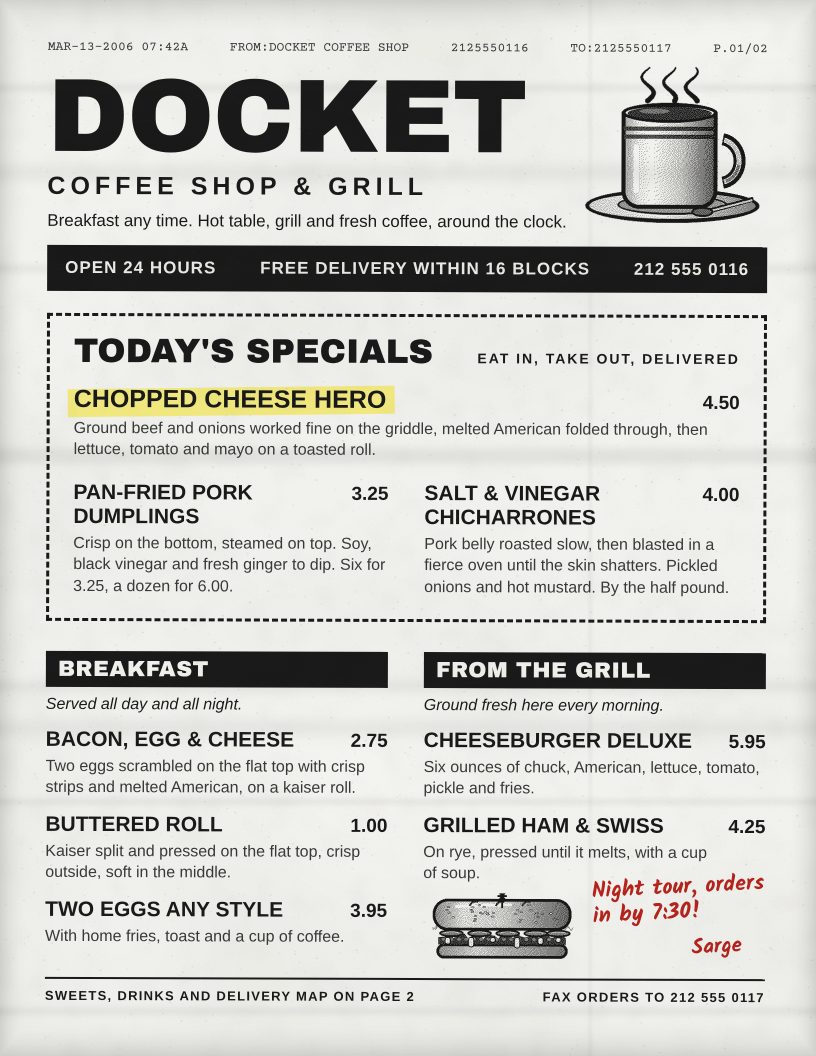
#> input picture wip/print/16-blocks/p1.png, 1632 x 2112 px, given in place of s1.jpg, which was not available (shown at 1/2 size)
$ python paint.py ../16-blocks
#> lines starting #> are read from the running program, lines starting #| are printed output that depends on the picture
"""Crops the two TMDB stills for the Wendover room service card and paints the soft paper wear.
Writes assets/still-park.jpg, assets/still-flight.jpg, assets/wear-front.png, assets/wear-back.png."""
import os, random, sys
from PIL import Image, ImageDraw, ImageFilter, ImageChops, ImageEnhance
D = os.path.dirname(os.path.abspath(__file__))
SRC = sys.argv[1]  # folder holding s1.jpg (park steps) and s2.jpg (jet cabin) from TMDB


def crop(src, box, size, out):
#> called with src = 's1.jpg', box = (0, 170, 3840, 1962), size = (1384, 646), out = 'still-park.jpg'
    im = Image.open(os.path.join(SRC, src)).convert('RGB').crop(box).resize(size, Image.LANCZOS)
    im = ImageEnhance.Brightness(im).enhance(1.04)
    im.save(os.path.join(D, 'assets', out), quality=90)


crop('s1.jpg', (0, 170, 3840, 1962), (1384, 646), 'still-park.jpg')       # shown 692x323
crop('s2.jpg', (40, 20, 1280, 720), (636, 359), 'still-flight.jpg')        # shown 318x179
#> call 2 of crop, with src = 's2.jpg', box = (40, 20, 1280, 720), size = (636, 359), out = 'still-flight.jpg'
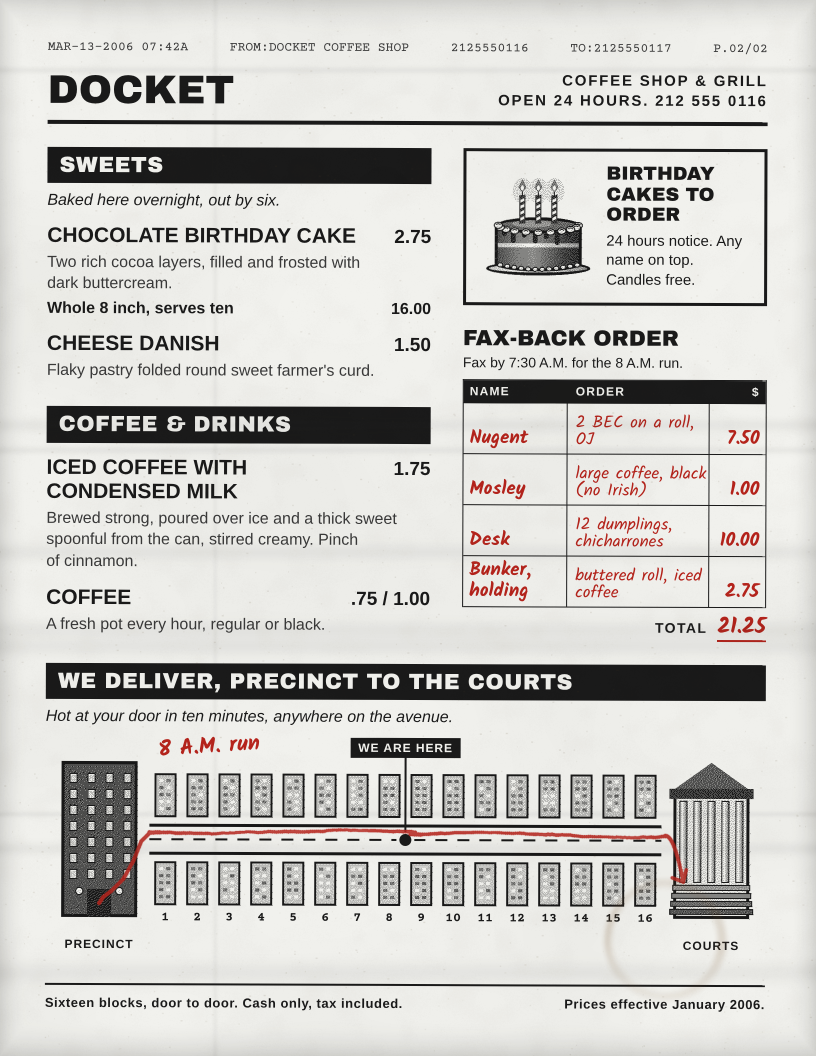
#> input picture wip/print/16-blocks/p2.png, 1632 x 2112 px, given in place of s2.jpg, which was not available (shown at 1/2 size)
#> in crop (call 2), `im = Image.open(os.path.join(SRC, src)).convert('RGB').crop(box).resiz..`:
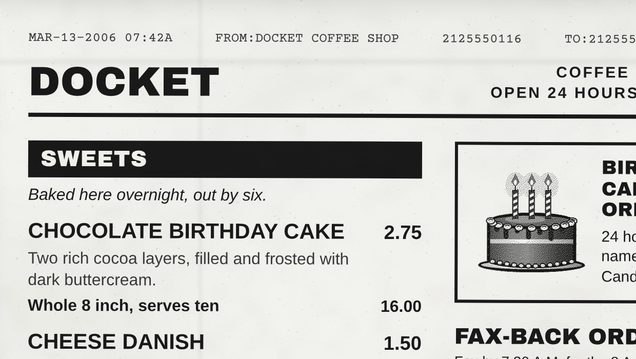
#> im: PIL image 636x359 RGB; mean R, G, B 204.2, 204.1, 200.7


def wear(name, seed):
#> called with name = 'front', seed = 3
    rnd = random.Random(seed)
    PW, PH = 816, 1056
    m = Image.new('L', (PW, PH), 0); md = ImageDraw.Draw(m)
#> after `m = Image.new('L', (PW, PH), 0)`: m: PIL image 816x1056 L; every value is 0
    for i in range(46):
        md.rectangle([i, i, PW - 1 - i, PH - 1 - i], outline=max(0, int(70 - i * 1.5)))
    m = m.filter(ImageFilter.GaussianBlur(14))
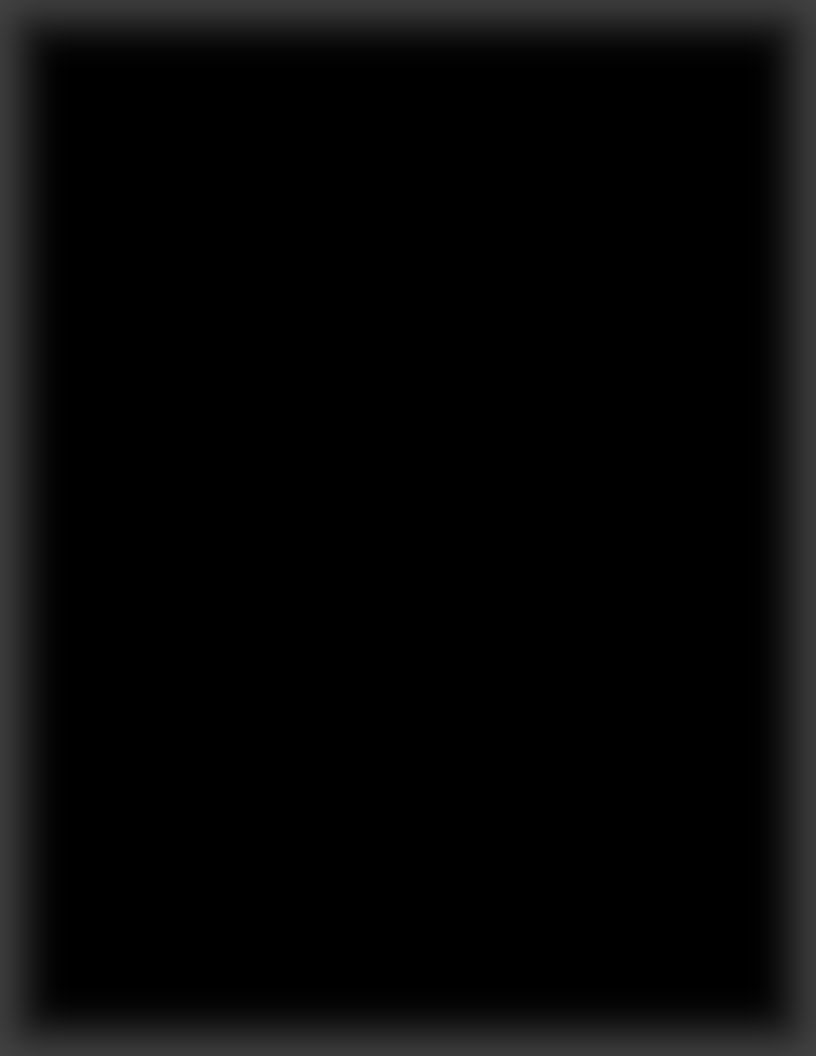
#> m: PIL image 816x1056 L; min 0, max 65, mean 7.1
    mot = Image.new('L', (PW // 16, PH // 16), 0)
#> mot: PIL image 51x66 L; every value is 0
    for x in range(mot.width):
        for y in range(mot.height):
            mot.putpixel((x, y), rnd.randint(0, 20))
    mot = mot.resize((PW, PH), Image.BICUBIC).filter(ImageFilter.GaussianBlur(26))
#> mot: PIL image 816x1056 L
    a = ImageChops.add(m, mot)
    lay = Image.new('RGBA', (PW, PH), (110, 70, 30, 0)); lay.putalpha(a.point(lambda v: int(v * 0.5)))
#> after `lay.putalpha(a.point(lambda v: int(v * 0.5)))`:
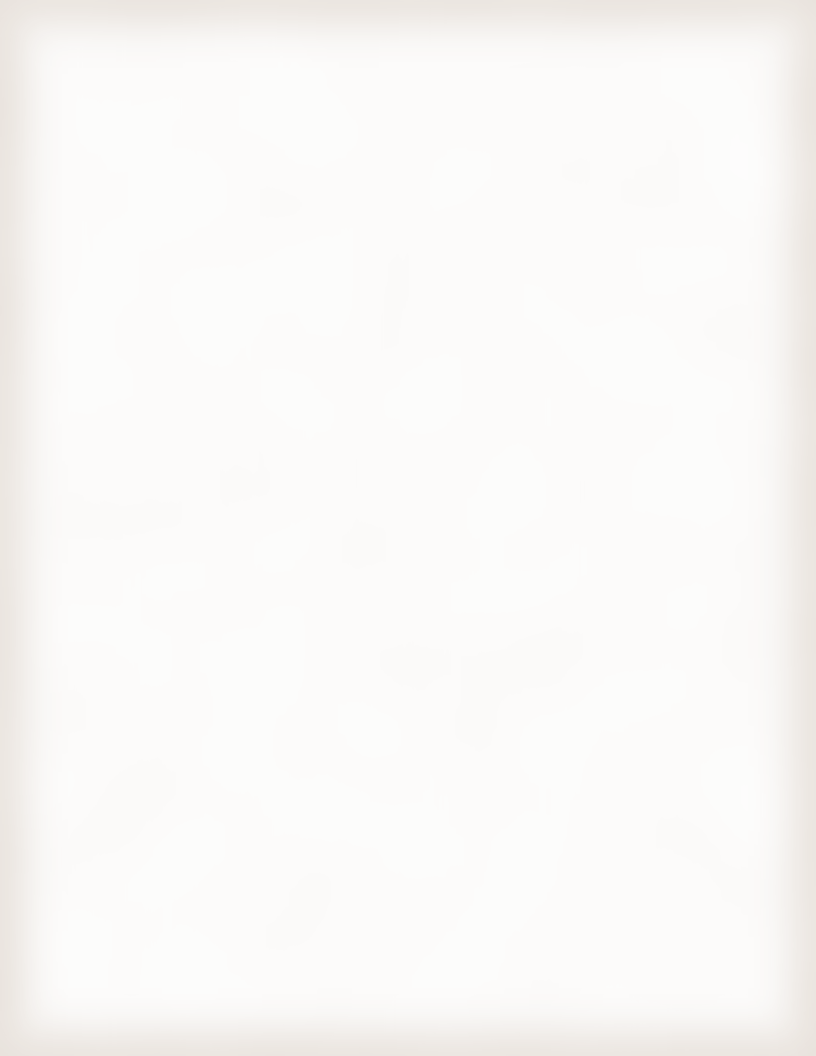
#> lay: PIL image 816x1056 RGBA; mean R, G, B, A 110, 70, 30, 8.4; transparent parts drawn white
    lay.save(os.path.join(D, 'assets', f'wear-{name}.png'))


wear('front', 3); wear('back', 7)
#> call 2 of wear, with name = 'back', seed = 7
#> in wear (call 2), `mot = mot.resize((PW, PH), Image.BICUBIC).filter(ImageFilter.GaussianB..`:
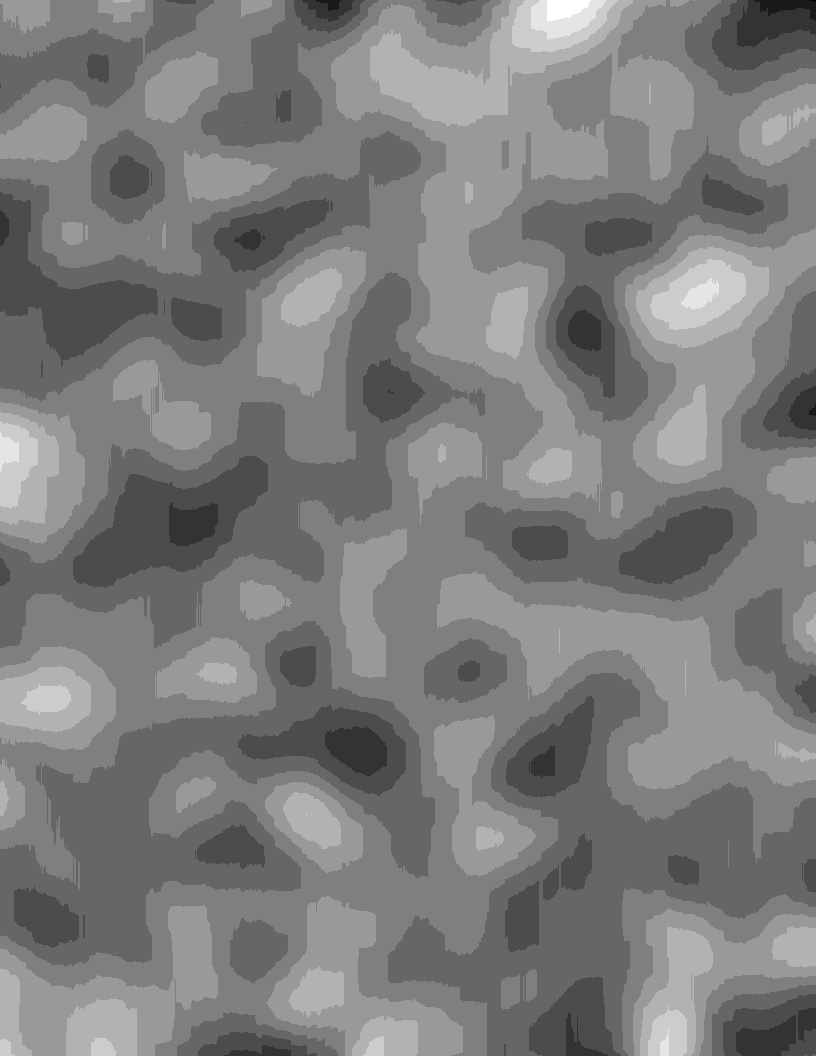
#> mot: PIL image 816x1056 L; min 5, max 15, mean 9.88; drawn with min black and max white
print('painted')
